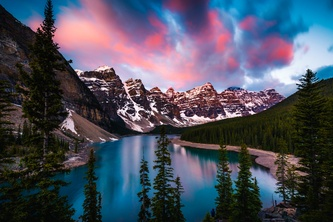
#> input picture landscape.jpg, 333 x 222 px, shrunk from 2121 x 1414 before the run
$ jupyter execute Histogram.ipynb   (shell and % lines are left out)
#> lines starting #> are read from the running program, lines starting #| are printed output that depends on the picture
[cell 1]
import cv2
import matplotlib.pyplot as plt
import numpy as np
#import sys
%pylab inline

[cell 2]
"""
function to change the cv2 color scheme from BGR to RGB
"""
def TurnRGB(image_or_frame):
    return cv2.cvtColor(image_or_frame, cv2.COLOR_BGR2RGB)

[cell 3]
"""
function to convert to grayscale
"""
def TurnGray(image_or_frame):
    return cv2.cvtColor(image_or_frame, cv2.COLOR_BGR2GRAY)

[cell 4]
"""
function to print grayscale images
"""
def ShowGray(image_or_frame):
    plt.imshow(image_or_frame, cmap='gray')
    plt.show() # this line is not necessary if we have the magic function %pylab

[cell 5]
"""
function to print RGB images
"""
def ShowColor(image_or_frame):
    RGB = cv2.cvtColor(image_or_frame, cv2.COLOR_BGR2RGB)
    plt.imshow(RGB)
    plt.show()

[cell 6]
"""
loading the image
"""
loaded_image = cv2.imread('landscape.jpg')
#> loaded_image is the input picture: shape (222, 333, 3); mean B, G, R 93.9, 79.7, 76
#Direct_GrayScale_image = cv2.imread('landscape.jpg',0) # loading the image in grayscale

[cell 7]
Color_image = loaded_image
plt.axis("off")
ShowColor(loaded_image)

[cell 8]
#converting the image to grayscale
GrayScale_image = TurnGray(loaded_image)
#> in TurnGray, `return cv2.cvtColor(image_or_frame, cv2.COLOR_BGR2GRAY)`:
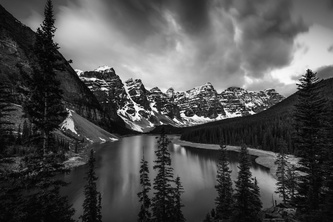
#> returned value: shape (222, 333); min 0, max 252, mean 80.2

#plt.axis('off') # to hide the axis of scale
ShowGray(GrayScale_image)

cv2.imwrite('Grayscale image.jpg',GrayScale_image)

# nice to know function
print("the height and width dimensions of the image")
height, width = loaded_image.shape[:2]
#> height = 222; width = 333

print (loaded_image.shape) # prints the image dimensions and color channel
#| (222, 333, 3)
print ('\n the above shape was for the loaded image below is for the gragscale version')
print (GrayScale_image.shape) # prints the image dimensions and color channel
#| (222, 333)

print("\n total number of pixels")
print(GrayScale_image.size)
#| 73926

print("\n image data type")
print(GrayScale_image.dtype)
#| uint8

[cell 9]
del loaded_image # to save memory

[cell 10]
plt.axis("off")
ShowColor(Color_image)

## Histogram Equalization

[cell 11]
equ = cv2.equalizeHist(GrayScale_image)
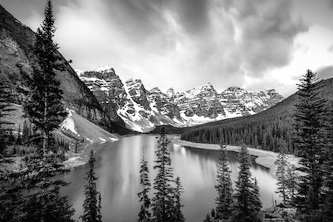
#> equ: shape (222, 333); min 0, max 255, mean 128.3
cv2.imwrite('Equalized histogram image.jpg',equ)
res = np.hstack((GrayScale_image,equ)) #stacking images side-by-side
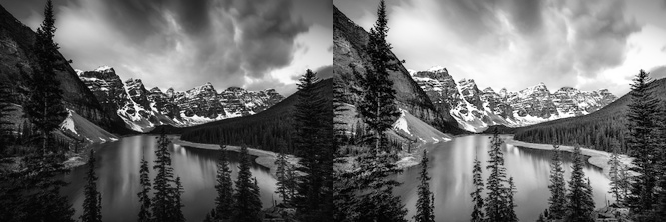
#> res: shape (222, 666); min 0, max 255, mean 104.3

cv2.imwrite('Black & white image vs Equalized histogram.jpg',res)
#> Out = True

[cell 12]
ShowGray(res)

### CLAHE (Contrast Limited Adaptive Histogram Equalization)

[cell 13]
# create a CLAHE object (Arguments are optional).
clahe = cv2.createCLAHE()
#clahe = cv2.createCLAHE(clipLimit=2.0, tileGridSize=(8,8))
cl1 = clahe.apply(GrayScale_image)
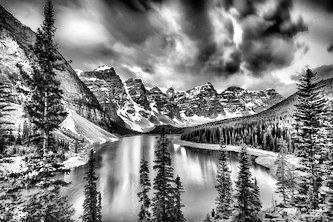
#> cl1: shape (222, 333); min 0, max 255, mean 129.5

cv2.imwrite('clahe image.jpg',cl1)
#> Out = True

[cell 14]
Clahed_image = cv2.imread('clahe_2.jpg',0)

ShowGray(cl1)

[cell 15]
res2 = np.hstack((GrayScale_image,equ,cl1)) #stacking images side-by-side
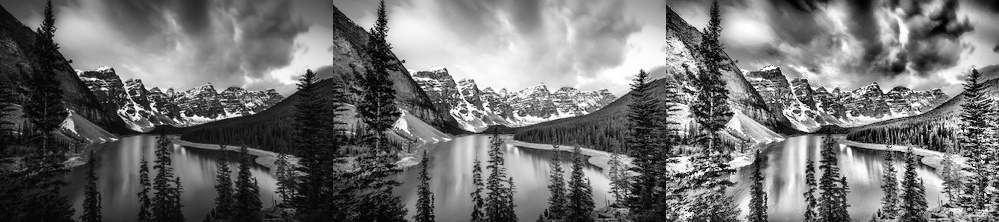
#> res2: shape (222, 999); min 0, max 255, mean 112.7

ShowGray(res2)

cv2.imwrite('Black & white vs Equalized histogram vs C.L.A.H.E.jpg',res2)
#> Out = True

[cell 16]
bc = np.hstack((GrayScale_image,cl1)) #stacking images side-by-side
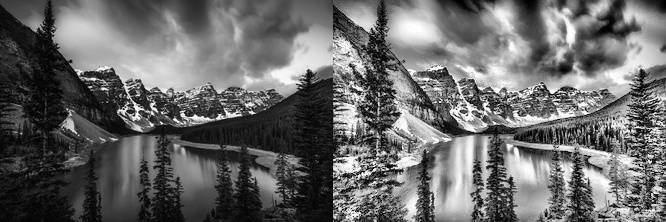
#> bc: shape (222, 666); min 0, max 255, mean 104.9
ShowGray(bc)
cv2.imwrite('Black & white vs  C.L.A.H.E.jpg',bc)
#> Out = True

$ run again, with Black & white vs  C.L.A.H.E.jpg copied over landscape.jpg
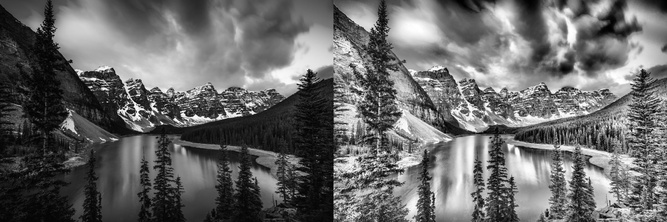
#> input picture Black & white vs  C.L.A.H.E.jpg, 667 x 222 px, shrunk from 4242 x 1414 before the run
#> loaded_image is the input picture: shape (222, 667, 3); min 0, max 255, mean 104.7
#| (222, 667, 3)
#| (222, 667)
#| 148074
#| uint8
#> `cv2.imwrite('Black & white image vs Equalized histogram.jpg',res)`: Out = True
#> `res2 = np.hstack((GrayScale_image,equ,cl1))`:
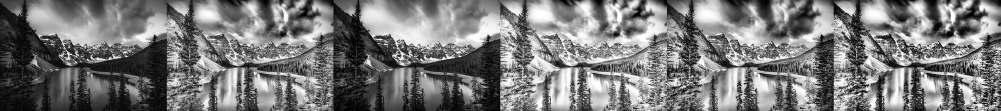
#> res2: shape (222, 2001) (shown at 1/2 size); min 0, max 255, mean 120.6
#> `bc = np.hstack((GrayScale_image,cl1))`:
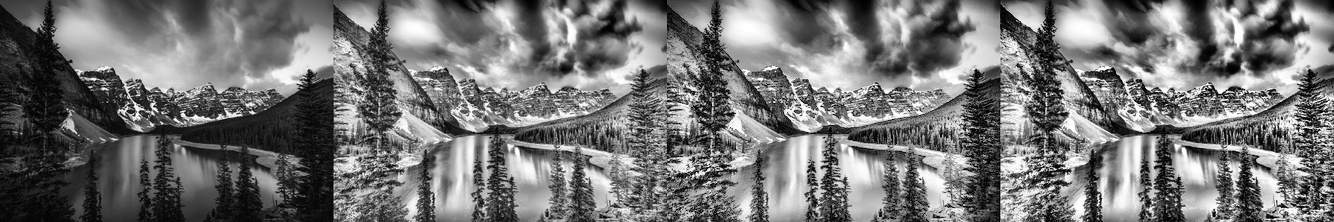
#> bc: shape (222, 1334); min 0, max 255, mean 116.9
